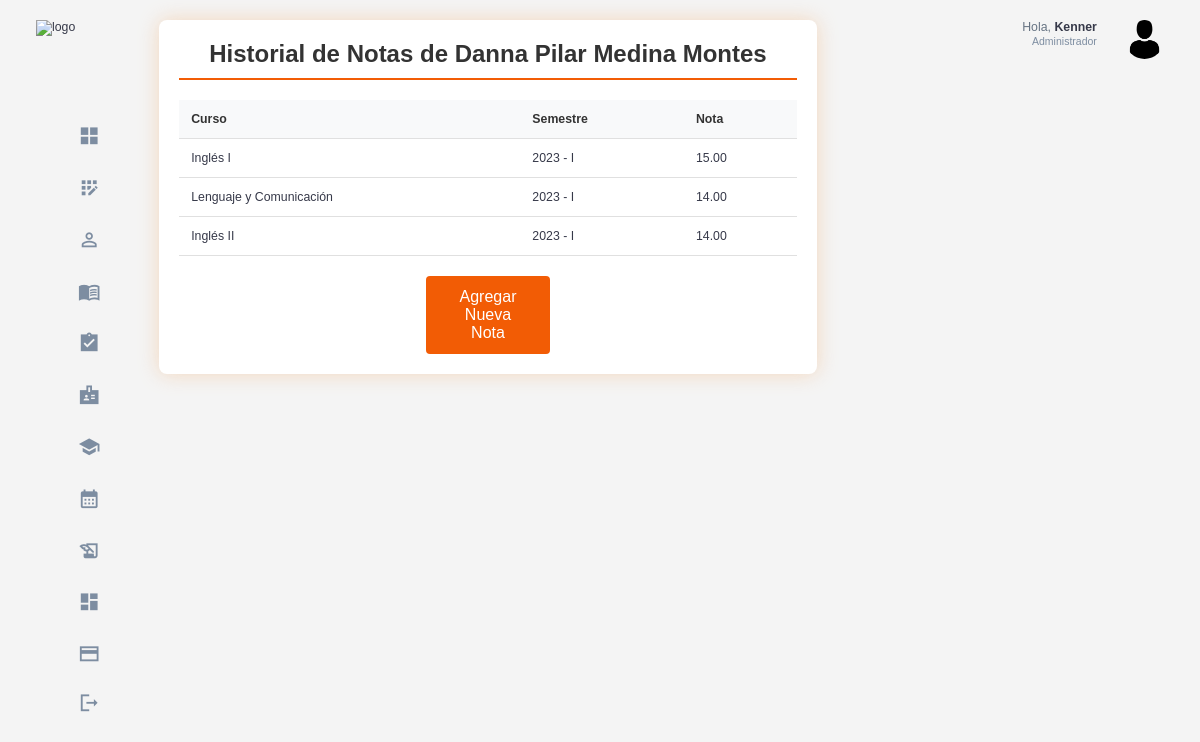
Page /cursos/historial/1/ (signed in) on the committed database.
### estudiantes/models.py (models this page shows, shortened)
class Estudiante(models.Model):
    usuario = models.OneToOneField(Usuario, on_delete=models.CASCADE)
    codigo = models.CharField(max_length=10,unique=True)
    base = models.CharField(max_length=20)
    carrera = models.CharField(max_length=100)
    activo = models.BooleanField(default=True)

class InformacionPersonal(models.Model):
    estudiante = models.OneToOneField(Estudiante, on_delete=models.CASCADE)
    dni =  models.CharField(max_length=8,unique= True)
    nombre = models.CharField(max_length=100)
    apellido = models.CharField(max_length=100)
    fecha_nacimiento = models.DateField()

### cursos/models.py (models this page shows, shortened)
class HistorialNotas(models.Model):
    estudiante = models.ForeignKey(Estudiante, on_delete=models.CASCADE, related_name='historial_notas')
    curso = models.ForeignKey(Curso, on_delete=models.CASCADE, related_name='historial_notas')
    nota = models.DecimalField(max_digits=5, decimal_places=2)  # Campo para la nota
    semestre = models.ForeignKey('semestre.Semestre', on_delete=models.CASCADE, related_name='historial_notas')  # Usa la cadena aquí también
    class Meta:
        unique_together = ('estudiante', 'curso','semestre')

class Curso(models.Model):
    codigo = models.CharField(max_length=10, unique=True)  # Campo único
    nombre = models.CharField(max_length=100)
    descripcion = models.TextField(null=True, blank=True)
    creditos = models.IntegerField()
    ciclo = models.IntegerField(validators=[MinValueValidator(1), MaxValueValidator(10)])
    pre_requisitos = models.ManyToManyField('self', symmetrical=False, related_name='requisitos_para', blank=True)

### semestre/models.py (models this page shows, shortened)
class Semestre(models.Model):
    PERIODO_CHOICES = (
        ('I', 'Primero'),
        ('II', 'Segundo'),
    )
    año = models.PositiveIntegerField()  # Por ejemplo, 2024
    periodo = models.CharField(max_length=2, choices=PERIODO_CHOICES)  # I o II
    fecha_inicio = models.DateField()
    fecha_fin = models.DateField()
    estado = models.BooleanField(default=False)  # Indica si el semestre está activo
    class Meta:
        unique_together = ('año', 'periodo')  # Evita duplicados de año y periodo
    def __str__(self):
        return f"{self.año} - {self.periodo}"

### usuarios/models.py (models this page shows, shortened)
class Usuario(AbstractUser):
    id = models.AutoField(primary_key=True)
    rol = models.ForeignKey(Rol, on_delete=models.CASCADE, null=True, blank=False)

### usuarios/decorators.py (the view)
        def _wrapped_view(request, *args, **kwargs):
            if request.user.is_authenticated and (request.user.rol.nombre_rol == role or request.user.rol.is_admin):
                return view_func(request, *args, **kwargs)
            else:
                raise PermissionDenied  # Lanza un error si no tiene el rol correcto

### cursos/views.py (called while the page is built)
@login_required
@role_required('Administrador')
def historial_notas_estudiante(request, estudiante_id):
    estudiante = get_object_or_404(Estudiante, pk=estudiante_id)
    historial = estudiante.historial_notas.all()  # Obtiene todas las notas del estudiante
    context = {
        'estudiante': estudiante,
        'historial': historial,  # Solo se muestra el historial aquí
    }
    return render(request, 'estudiantes/historial_notas_estudiante.html', context)

### templates/estudiantes/historial_notas_estudiante.html (shortened to what this page needs)
{% extends 'base.html' %}
{% load static %}
{% block extra_css %}
    <link rel="stylesheet" href="{% static 'css/student_list.css' %}">
{% endblock %}
{% block content %}
<div class="student-list-container">
    <h2>Historial de Notas de <td>{{ estudiante.informacionpersonal.nombre }} {{ estudiante.informacionpersonal.apellido }}</td></h2>
    <div class="table-responsive">
        <table class="student-table">
            <thead>
                <tr>
                    <th>Curso</th>
                    <th>Semestre</th>
                    <th>Nota</th>
                </tr>
            </thead>
            <tbody>
                {% for nota in historial %}
                <tr>
                    <td>{{ nota.curso.nombre }}</td>
                    <td>{{ nota.semestre }}</td>
                    <td>{{ nota.nota }}</td>
                </tr>
                {% endfor %}
            </tbody>
        </table>
        <a href="{% url 'agregar_nota' estudiante.id %}" class="btn btn-add">Agregar Nueva Nota</a>
    </div>
</div>
{% endblock %}

### templates/base.html (shortened to what this page needs)
{% load static %}
<!DOCTYPE html>
<html lang="en">
<head>
    <link rel="stylesheet" href="{% static 'css/base.css' %}">
    {% block extra_css %}{% endblock %}
</head>
<body>
    <div class="container">
        <aside>
            <div class="top">
                <div class="logo">
                    <img src="/static/assets/logo_base.png" alt="logo">
                </div>
            </div>
            <div class="sidebar">
                <a href="{% url 'home_admin' %}" class="active">
                    <span class="material-icons-sharp">grid_view</span>
                </a>
                <a href="{% url 'registrar_usuario' %}" >
                    <span class="material-icons-sharp">app_registration</span>
                </a>
                <a href="{% url 'listar_estudiantes' %}">
                    <span class="material-icons-sharp">person_outline</span>
                </a>
                <a href="{% url 'listar_cursos' %}">
                    <span class="material-icons-sharp">menu_book</span>
                </a>
                <a href="{% url 'listar_estudiantes_historial' %}">
                    <span class="material-icons-sharp">assignment_turned_in</span>
                </a>
                <a href="{% url 'listar_profesores' %}">
                    <span class="material-icons-sharp">badge</span>
                </a>
                <a href="{% url 'listar_semestres' %}">
                    <span class="material-icons-sharp">school</span>
                </a>
                <a href="{% url 'listar_secciones' %}">
                    <span class="material-icons-sharp">calendar_month</span>
                <a href="{% url 'listar_matriculas' %}">
                    <span class="material-icons-sharp">history_edu</span>
                </a>
                <a href="{% url 'estadisticas_generales' %}">
                    <span class="material-icons-sharp">dashboard</span>
                <a href="{% url 'lista_pagos' %}">
                    <span class="material-icons-sharp">payment</span>
                </a>
                <a href="{% url 'signout' %}">
                    <span class="material-icons-sharp">logout</span>
                </a>
            </div>
        </aside>
        <main>
            {% block content %}
            {% endblock %}
        </main>
        <div class="right">
            <div class="top">
                <div class="profile">
                    <div class="info">
                        <p>Hola, <b>{{ request.user.username }}</b></p>
                        <small class="text-muted">Administrador</small>
                    </div>
                    <div class="profile-photo">
                        <img src="/static/assets/perfil_admin.png" alt="perfil_admin">
                    </div>
                </div>
            </div>
        </div>
    </div>
</body>
</html>

### static/css/base.css (style rules this page uses)
:root { --color-primary: #F25C05; --color-danger: #F26938; --color-success: #41f1b6; --color-warning: #F2A172; --color-white: #fff; --color-info-dark: #7d8da1; --color-info-light: #dce1eb; --color-dark: #363949; --color-light: #f2a1724f; --color-primary-variant: #8f5100; --color-dark-variant: #677483; --color-background: #f6f6f9; --card-border-radius: 2rem; --border-radius-1: 0.4rem; --border-radius-2: 0.8rem; --border-radius-3: 1.2rem; --card-padding: 1.8rem; --padding-1: 1.2rem; --box-shadow: 0 2rem 3rem var(--color-light) }
* { margin: 0; padding: 0; outline: 0; appearance: none; border: 0; text-decoration: none; list-style: none; box-sizing: border-box; }
html { font-size: 14px; }
body { width: 100vw; height: 100vh; font-family: Arial, sans-serif; font-size: 0.88rem; background: var(--color-background); user-select: none; overflow-x: hidden; color: var(--color-dark); }
.container { display: grid; width: 96%; margin: 0 auto; gap: 1.8rem; grid-template-columns: 16rem auto 23rem; }
a { color: var(--color-dark); }
img { display: block; width: 100%; }
h2 { font-size: 1.4rem; }
small { font-size: 0.75rem; }
.profile-photo { width: 2.8rem; height: 2.8rem; border-radius: 50%; overflow: hidden; }
.text-muted { color: var(--color-info-dark); }
p { color: var(--color-dark-variant); }
b { color: var(--color-dark); }
aside { height: 100vh; width: 16rem; }
aside .top { display: flex; align-items: center; justify-content: space-between; margin-top: 1.4rem; }
aside .logo { display: flex; gap: 0.8rem; }
aside .logo img { width: 12.5rem; height: 4.5rem; }
aside .sidebar { display: flex; flex-direction: column; height: 86vh; position: relative; top: 3rem; }
aside .sidebar a { display: flex; color: var(--color-info-dark); margin-left: 2rem; gap: 1rem; align-items: center; position: relative; height: 3.7rem; transition: all 300ms ease; padding: 0 1rem; white-space: nowrap; overflow: hidden; text-overflow: ellipsis; }
aside .sidebar a span { font-size: 1.6rem; transition: all 300ms ease; }
aside .sidebar a:last-child { position: absolute; bottom: 2rem; width: 100%; }
main { margin-top: 1.4rem; }
.right { margin-top: 1.4rem; }
.right .top { display: flex; justify-content: end; gap: 2rem; }
.right .top .profile { display: flex; gap: 2rem; text-align: right; }
@media screen and (max-width: 1200px) { .container { width: 94%; grid-template-columns: 7rem auto 23rem; } }
@media screen and (max-width: 1200px) { aside .sidebar a { width: 5.6rem; } }
@media screen and (max-width: 1200px) { aside .sidebar a:last-child { position: relative; margin-top: 1.8rem; } }
@media screen and (max-width: 1200px) { aside .logo img { top: 10px; width: 8.2rem; height: 3.5rem; } }

### static/css/student_list.css (style rules this page uses)
body { margin: 0; padding: 0; font-family: Arial, sans-serif; background-color: #f4f4f4; }
.student-list-container { width: 100%; max-width: 1200px; margin: 0 auto; padding: 20px; background-color: #ffffff; border-radius: 8px; box-shadow: 0 0 20px rgba(243, 184, 128, 0.473); box-sizing: border-box; }
.student-list-container h2 { text-align: center; margin-bottom: 20px; padding-bottom: 10px; border-bottom: 2px solid #F25C05; color: #333; font-size: 24px; }
.table-responsive { overflow-x: auto; -webkit-overflow-scrolling: touch; }
.student-table { width: 100%; border-collapse: collapse; margin-bottom: 20px; }
.student-table th, .student-table td { padding: 12px; text-align: left; border-bottom: 1px solid #e0e0e0; }
.student-table th { background-color: #f8f9fa; font-weight: bold; color: #333; }
.btn { display: inline-block; padding: 8px 12px; border: none; border-radius: 4px; cursor: pointer; font-size: 14px; text-decoration: none; transition: background-color 0.3s; text-align: center; }
.btn-add { background-color: #F25C05; color: #fff; padding: 12px 20px; font-size: 16px; display: block; width: 20%; margin: auto; }

### rows in the picture
Estudiante: informacionpersonal.nombre "Danna Pilar", informacionpersonal.apellido "Medina Montes"
HistorialNotas: curso.nombre "Inglés I", semestre "2023 - I", nota "15.00"
HistorialNotas: curso.nombre "Lenguaje y Comunicación", semestre "2023 - I", nota "14.00"
HistorialNotas: curso.nombre "Inglés II", semestre "2023 - I", nota "14.00"
Usuario: user.username "Kenner"
